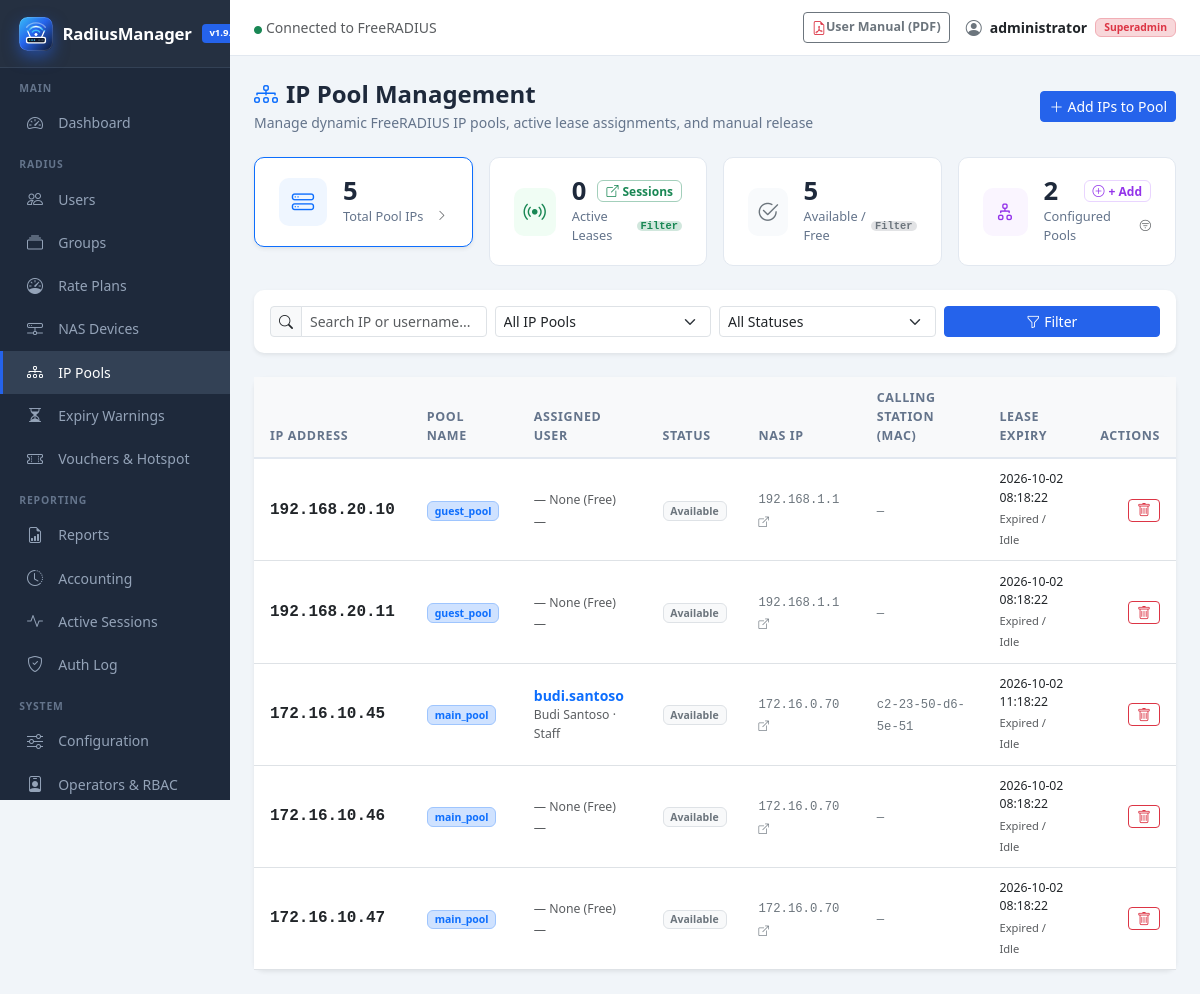
The page /ippool.php (signed in) on the database its author committed.
### tables this page shows
CREATE TABLE IF NOT EXISTS `radippool` (
  `id` int(11) unsigned NOT NULL AUTO_INCREMENT,
  `pool_name` varchar(30) NOT NULL,
  `framedipaddress` varchar(15) NOT NULL DEFAULT '',
  `nasipaddress` varchar(15) NOT NULL DEFAULT '',
  `calledstationid` varchar(30) NOT NULL DEFAULT '',
  `callingstationid` varchar(30) NOT NULL DEFAULT '',
  `expiry_time` datetime NOT NULL DEFAULT current_timestamp(),
  `username` varchar(64) NOT NULL DEFAULT '',
  `pool_key` varchar(30) NOT NULL DEFAULT '',
  PRIMARY KEY (`id`),
  KEY `radippool_poolname_expire` (`pool_name`,`expiry_time`),
  KEY `framedipaddress` (`framedipaddress`),
  KEY `radippool_nasip_poolkey_ipaddress` (`nasipaddress`,`pool_key`,`framedipaddress`),
  KEY `idx_username` (`username`)
);

CREATE TABLE IF NOT EXISTS `userinfo` (
  `id` int(11) unsigned NOT NULL AUTO_INCREMENT,
  `username` varchar(128) DEFAULT NULL,
  `firstname` varchar(200) DEFAULT NULL,
  `lastname` varchar(200) DEFAULT NULL,
  `email` varchar(200) DEFAULT NULL,
  `department` varchar(200) DEFAULT NULL,
  `company` varchar(200) DEFAULT NULL,
  `workphone` varchar(200) DEFAULT NULL,
  `homephone` varchar(200) DEFAULT NULL,
  `mobilephone` varchar(200) DEFAULT NULL,
  `address` varchar(200) DEFAULT NULL,
  `city` varchar(200) DEFAULT NULL,
  `state` varchar(200) DEFAULT NULL,
  `country` varchar(100) DEFAULT NULL,
  `zip` varchar(200) DEFAULT NULL,
  `notes` varchar(200) DEFAULT NULL,
  `changeuserinfo` varchar(128) DEFAULT NULL,
  `portalloginpassword` varchar(128) DEFAULT '',
  `enableportallogin` int(32) DEFAULT 0,
  `creationdate` datetime DEFAULT CURRENT_TIMESTAMP,
  `creationby` varchar(128) DEFAULT NULL,
  `updatedate` datetime DEFAULT CURRENT_TIMESTAMP ON UPDATE CURRENT_TIMESTAMP,
  `updateby` varchar(128) DEFAULT NULL,
  PRIMARY KEY (`id`),
  KEY `username` (`username`(32))
);

### ippool.php (the view, shortened to what the rows shown need)
<?php
$db = getDB();
$tableExists = dbTableExists('radippool');
$totalIps = 0;
$rows = [];
if ($tableExists) {
    $totalIps = dbCount("SELECT COUNT(*) FROM radippool");
    $filterPool = trim($_GET['pool'] ?? '');
    $page = max(1, (int)($_GET['page'] ?? 1));
    $perPage = 50;
    $where = [];
    $params = [];
    $whereSql = !empty($where) ? 'WHERE ' . implode(' AND ', $where) : '';
    $countSql = "SELECT COUNT(*) FROM radippool $whereSql";
    $countStmt = $db->prepare($countSql);
    $countStmt->execute($params);
    $totalMatching = (int)$countStmt->fetchColumn();
    $pagination = paginate($totalMatching, $page, $perPage);
    $dataSql = "SELECT id, pool_name, framedipaddress, nasipaddress, calledstationid, callingstationid, expiry_time, username, pool_key
                FROM radippool
                $whereSql
                ORDER BY pool_name ASC, INET_ATON(framedipaddress) ASC, id ASC
                LIMIT :limit OFFSET :offset";
    $dataStmt = $db->prepare($dataSql);
    $dataStmt->bindValue(':limit', $pagination['per_page'], PDO::PARAM_INT);
    $dataStmt->bindValue(':offset', $pagination['offset'], PDO::PARAM_INT);
    $dataStmt->execute();
    $rows = $dataStmt->fetchAll(PDO::FETCH_ASSOC);
    $userProfiles = [];
    $usernames = array_filter(array_unique(array_column($rows, 'username')));
    if (!empty($usernames) && dbTableExists('userinfo')) {
        $placeholders = implode(',', array_fill(0, count($usernames), '?'));
        $uStmt = $db->prepare("SELECT username, firstname, lastname, department FROM userinfo WHERE username IN ($placeholders)");
        $uStmt->execute(array_values($usernames));
        while ($p = $uStmt->fetch(PDO::FETCH_ASSOC)) {
            $userProfiles[$p['username']] = $p;
        }
    }
}
include __DIR__ . '/includes/header.php';
?>
<?php if (!$tableExists): ?>
<div class="card shadow-sm border-warning">
    <div class="card-body py-4">
        <div class="d-flex align-items-start gap-3">
            <div class="text-warning fs-1"><i class="bi bi-exclamation-triangle"></i></div>
            <div>
                <h5 class="fw-bold text-dark">IP Pool Table (<code>radippool</code>) Not Installed</h5>
                <p class="text-muted mb-3">
                    The <code>radippool</code> table is required for FreeRADIUS SQL IP Pool (<code>sqlippool</code>) allocations. It is currently missing from the database.
                </p>
                <div class="bg-dark text-light p-3 rounded small font-monospace mb-3">
                    CREATE TABLE IF NOT EXISTS `radippool` (<br>
                    &nbsp;&nbsp;`id` int(11) unsigned NOT NULL AUTO_INCREMENT,<br>
                    &nbsp;&nbsp;`pool_name` varchar(30) NOT NULL,<br>
                    &nbsp;&nbsp;`framedipaddress` varchar(15) NOT NULL DEFAULT '',<br>
                    &nbsp;&nbsp;`nasipaddress` varchar(15) NOT NULL DEFAULT '',<br>
                    &nbsp;&nbsp;`calledstationid` varchar(30) NOT NULL DEFAULT '',<br>
                    &nbsp;&nbsp;`callingstationid` varchar(30) NOT NULL DEFAULT '',<br>
                    &nbsp;&nbsp;`expiry_time` datetime NOT NULL DEFAULT current_timestamp(),<br>
                    &nbsp;&nbsp;`username` varchar(64) NOT NULL DEFAULT '',<br>
                    &nbsp;&nbsp;`pool_key` varchar(30) NOT NULL DEFAULT '',<br>
                    &nbsp;&nbsp;PRIMARY KEY (`id`),<br>
                    &nbsp;&nbsp;KEY `radippool_poolname_expire` (`pool_name`,`expiry_time`),<br>
                    &nbsp;&nbsp;KEY `framedipaddress` (`framedipaddress`),<br>
                    &nbsp;&nbsp;KEY `radippool_nasip_poolkey_ipaddress` (`nasipaddress`,`pool_key`,`framedipaddress`)<br>
                    ) ENGINE=InnoDB DEFAULT CHARSET=utf8mb4;
                </div>
            </div>
        </div>
    </div>
</div>
<?php else: ?>
<div class="card shadow-sm border-0">
    <div class="card-body p-0">
        <div class="table-responsive">
            <table class="table table-hover align-middle mb-0">
                <thead class="table-light">
                    <tr>
                        <th>IP Address</th>
                        <th>Pool Name</th>
                        <th>Assigned User</th>
                        <th>Status</th>
                        <th>NAS IP</th>
                        <th>Calling Station (MAC)</th>
                        <th>Lease Expiry</th>
                        <th class="text-end pe-3">Actions</th>
                    </tr>
                </thead>
                <tbody>
                    <?php if (empty($rows)): ?>
                    <tr>
                        <td colspan="8" class="text-center py-5 text-muted">
                            <i class="bi bi-diagram-3 fs-1 d-block mb-2 text-secondary opacity-50"></i>
                            No IP address records found matching your filters.
                            <?php if ($totalIps === 0): ?>
                            <div class="mt-2">
                                <button type="button" class="btn btn-sm btn-outline-primary" data-bs-toggle="modal" data-bs-target="#addIpModal">
                                    <i class="bi bi-plus-lg me-1"></i>Provision your first IP Pool
                                </button>
                            </div>
                            <?php endif; ?>
                        </td>
                    </tr>
                    <?php else: foreach ($rows as $r):
                        $isActive = (!empty($r['username']) && strtotime($r['expiry_time']) > time());
                        $expiryTime = strtotime($r['expiry_time']);
                        $now = time();
                        $diffSec = $expiryTime - $now;
                        $uName = $r['username'] ?? '';
                        $prof = $userProfiles[$uName] ?? null;
                    ?>
                    <tr>
                        <td>
                            <code class="fw-bold fs-6 text-dark"><?= sanitize($r['framedipaddress']) ?></code>
                        </td>
                        <td>
                            <a href="ippool.php?pool=<?= urlencode($r['pool_name']) ?>" class="badge bg-primary-subtle text-primary border border-primary-subtle text-decoration-none" title="Filter by pool <?= sanitize($r['pool_name']) ?>">
                                <?= sanitize($r['pool_name']) ?>
                            </a>
                        </td>
                        <td>
                            <?php if (!empty($uName)): ?>
                                <a href="user-edit.php?username=<?= urlencode($uName) ?>" class="text-decoration-none fw-semibold text-primary">
                                    <?= sanitize($uName) ?>
                                </a>
                                <?php if ($prof && (!empty($prof['firstname']) || !empty($prof['department']))): ?>
                                <div class="text-muted small">
                                    <?= sanitize(trim(($prof['firstname'] ?? '') . ' ' . ($prof['lastname'] ?? ''))) ?>
                                    <?= !empty($prof['department']) ? ' · ' . sanitize($prof['department']) : '' ?>
                                </div>
                                <?php endif; ?>
                            <?php else: ?>
                                <span class="text-muted small italic">— None (Free) —</span>
                            <?php endif; ?>
                        </td>
                        <td>
                            <?php if ($isActive): ?>
                                <a href="ippool.php?status=active<?= !empty($filterPool) ? '&pool=' . urlencode($filterPool) : '' ?>" class="badge bg-success-subtle text-success border border-success-subtle d-inline-flex align-items-center gap-1 text-decoration-none" title="Filter Active Leases">
                                    <span class="spinner-grow spinner-grow-sm" style="width:0.45rem;height:0.45rem" role="status"></span> Active
                                </a>
                            <?php else: ?>
                                <a href="ippool.php?status=available<?= !empty($filterPool) ? '&pool=' . urlencode($filterPool) : '' ?>" class="badge bg-light text-secondary border text-decoration-none" title="Filter Available IPs">
                                    Available
                                </a>
                            <?php endif; ?>
                        </td>
                        <td>
                            <?php if (!empty($r['nasipaddress'])): ?>
                                <a href="nas.php" class="small font-monospace text-secondary text-decoration-none" title="View in NAS Devices">
                                    <?= sanitize($r['nasipaddress']) ?> <i class="bi bi-box-arrow-up-right" style="font-size:.65rem"></i>
                                </a>
                            <?php else: ?>
                                <span class="small font-monospace text-secondary">—</span>
                            <?php endif; ?>
                        </td>
                        <td>
                            <span class="small font-monospace text-secondary"><?= sanitize($r['callingstationid'] ?: '—') ?></span>
                        </td>
                        <td>
                            <span class="small text-dark d-block"><?= sanitize($r['expiry_time']) ?></span>
                            <?php if ($isActive): ?>
                                <?php
                                    $minLeft = max(1, round($diffSec / 60));
                                    $timeBadge = ($minLeft > 60) ? round($minLeft / 60, 1) . 'h left' : $minLeft . 'm left';
                                ?>
                                <span class="badge bg-info-subtle text-info border border-info-subtle small" style="font-size:.65rem">
                                    <i class="bi bi-clock me-1"></i><?= $timeBadge ?>
                                </span>
                            <?php else: ?>
                                <span class="text-muted small" style="font-size:.7rem">Expired / Idle</span>
                            <?php endif; ?>
                        </td>
                        <td class="text-end pe-3">
                            <div class="btn-group btn-group-sm">
                                <button type="button" class="btn btn-outline-danger py-0 px-2"
                                    onclick="confirmDelete(<?= (int)$r['id'] ?>, '<?= htmlspecialchars(addslashes($r['framedipaddress']), ENT_QUOTES) ?>')"
                                    title="Delete IP from Pool">
                                    <i class="bi bi-trash"></i>
                                </button>
                            </div>
                        </td>
                    </tr>
                    <?php endforeach; endif; ?>
                </tbody>
            </table>
        </div>
    </div>
</div>
<?php endif; ?>
<?php
include __DIR__ . '/includes/footer.php';

### rows shown on the page
radippool: framedipaddress "192.168.20.10", pool_name "guest_pool", shows "— None (Free) —", username "Available", nasipaddress "192.168.1.1", callingstationid "—", expiry_time "2026-10-02 08:18:22"
radippool: framedipaddress "192.168.20.11", pool_name "guest_pool", shows "— None (Free) —", username "Available", nasipaddress "192.168.1.1", callingstationid "—", expiry_time "2026-10-02 08:18:22"
radippool: framedipaddress "172.16.10.45", pool_name "main_pool", username "budi.santoso", username.lastname "Budi Santoso", username.department "Staff", shows "Available", nasipaddress "172.16.0.70", callingstationid "c2-23-50-d6-5e-51", expiry_time "2026-10-02 11:18:22", shows "Expired / Idle"
radippool: framedipaddress "172.16.10.46", pool_name "main_pool", shows "— None (Free) —", username "Available", nasipaddress "172.16.0.70", callingstationid "—", expiry_time "2026-10-02 08:18:22"
radippool: framedipaddress "172.16.10.47", pool_name "main_pool", shows "— None (Free) —", username "Available", nasipaddress "172.16.0.70", callingstationid "—", expiry_time "2026-10-02 08:18:22"

### other values the page prints
APP_NAME "RadiusManager"
$_SESSION['admin_name'] "administrator"
getAdminRole() "Superadmin"
$totalIps "5"
$activeLeases "0"
$availableIps "5"
$totalPoolCount "2"
